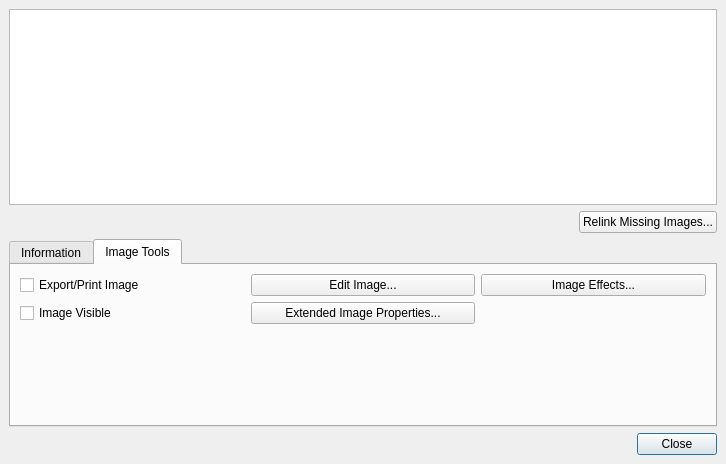
<?xml version="1.0" encoding="UTF-8"?>
<ui version="4.0">
 <class>PicStatus</class>
 <widget class="QDialog" name="PicStatus">
  <property name="windowModality">
   <enum>Qt::WindowModality::WindowModal</enum>
  </property>
  <property name="geometry">
   <rect>
    <x>0</x>
    <y>0</y>
    <width>726</width>
    <height>464</height>
   </rect>
  </property>
  <property name="windowTitle">
   <string>Manage Images</string>
  </property>
  <layout class="QVBoxLayout">
   <property name="leftMargin">
    <number>9</number>
   </property>
   <property name="topMargin">
    <number>9</number>
   </property>
   <property name="rightMargin">
    <number>9</number>
   </property>
   <property name="bottomMargin">
    <number>9</number>
   </property>
   <item>
    <widget class="QListWidget" name="imageViewArea">
     <property name="minimumSize">
      <size>
       <width>0</width>
       <height>150</height>
      </size>
     </property>
     <property name="dragDropMode">
      <enum>QAbstractItemView::DragDropMode::NoDragDrop</enum>
     </property>
     <property name="movement">
      <enum>QListView::Movement::Static</enum>
     </property>
     <property name="flow">
      <enum>QListView::Flow::LeftToRight</enum>
     </property>
     <property name="isWrapping" stdset="0">
      <bool>true</bool>
     </property>
     <property name="resizeMode">
      <enum>QListView::ResizeMode::Adjust</enum>
     </property>
     <property name="spacing">
      <number>6</number>
     </property>
     <property name="viewMode">
      <enum>QListView::ViewMode::IconMode</enum>
     </property>
     <property name="wordWrap">
      <bool>true</bool>
     </property>
   </widget>
  </item>
  <item>
   <layout class="QHBoxLayout" name="relinkFolderLayout">
    <item>
     <spacer name="relinkFolderSpacer">
      <property name="orientation">
       <enum>Qt::Orientation::Horizontal</enum>
      </property>
      <property name="sizeHint" stdset="0">
       <size>
        <width>40</width>
        <height>20</height>
       </size>
      </property>
     </spacer>
    </item>
    <item>
     <widget class="QPushButton" name="relinkFolderButton">
      <property name="toolTip">
       <string>Search this folder and its subfolders for all missing linked images</string>
      </property>
      <property name="text">
       <string>Relink Missing Images...</string>
      </property>
      <property name="autoDefault">
       <bool>false</bool>
      </property>
     </widget>
    </item>
   </layout>
  </item>
  <item>
   <widget class="QTabWidget" name="workTab">
     <property name="sizePolicy">
      <sizepolicy hsizetype="Expanding" vsizetype="Minimum">
       <horstretch>0</horstretch>
       <verstretch>0</verstretch>
      </sizepolicy>
     </property>
     <property name="toolTip">
      <string/>
     </property>
     <property name="currentIndex">
      <number>1</number>
     </property>
     <widget class="QWidget" name="tabInfo">
      <attribute name="title">
       <string>Information</string>
      </attribute>
      <layout class="QVBoxLayout" name="verticalLayout_2">
       <item>
        <layout class="QHBoxLayout" name="horizontalLayout_3">
         <item>
          <layout class="QFormLayout" name="formLayout_4">
           <item row="0" column="0">
            <widget class="QLabel" name="textLabel1">
             <property name="sizePolicy">
              <sizepolicy hsizetype="Minimum" vsizetype="Preferred">
               <horstretch>0</horstretch>
               <verstretch>0</verstretch>
              </sizepolicy>
             </property>
             <property name="minimumSize">
              <size>
               <width>70</width>
               <height>0</height>
              </size>
             </property>
             <property name="text">
              <string>Name:</string>
             </property>
             <property name="wordWrap">
              <bool>false</bool>
             </property>
            </widget>
           </item>
           <item row="0" column="1">
            <widget class="QLabel" name="displayName">
             <property name="sizePolicy">
              <sizepolicy hsizetype="Maximum" vsizetype="Preferred">
               <horstretch>0</horstretch>
               <verstretch>0</verstretch>
              </sizepolicy>
             </property>
             <property name="minimumSize">
              <size>
               <width>220</width>
               <height>0</height>
              </size>
             </property>
             <property name="toolTip">
              <string>Name of the image file</string>
             </property>
             <property name="text">
              <string/>
             </property>
             <property name="alignment">
              <set>Qt::AlignmentFlag::AlignLeading|Qt::AlignmentFlag::AlignLeft|Qt::AlignmentFlag::AlignVCenter</set>
             </property>
             <property name="wordWrap">
              <bool>false</bool>
             </property>
            </widget>
           </item>
           <item row="1" column="0">
            <widget class="QLabel" name="textLabel3">
             <property name="sizePolicy">
              <sizepolicy hsizetype="Minimum" vsizetype="Preferred">
               <horstretch>0</horstretch>
               <verstretch>0</verstretch>
              </sizepolicy>
             </property>
             <property name="minimumSize">
              <size>
               <width>70</width>
               <height>0</height>
              </size>
             </property>
             <property name="text">
              <string>Path:</string>
             </property>
             <property name="wordWrap">
              <bool>false</bool>
             </property>
            </widget>
           </item>
           <item row="1" column="1">
            <widget class="QLabel" name="displayPath">
             <property name="sizePolicy">
              <sizepolicy hsizetype="Maximum" vsizetype="Preferred">
               <horstretch>0</horstretch>
               <verstretch>0</verstretch>
              </sizepolicy>
             </property>
             <property name="minimumSize">
              <size>
               <width>220</width>
               <height>0</height>
              </size>
             </property>
             <property name="toolTip">
              <string>Location where the image file is stored</string>
             </property>
             <property name="text">
              <string/>
             </property>
             <property name="alignment">
              <set>Qt::AlignmentFlag::AlignLeading|Qt::AlignmentFlag::AlignLeft|Qt::AlignmentFlag::AlignVCenter</set>
             </property>
             <property name="wordWrap">
              <bool>false</bool>
             </property>
            </widget>
           </item>
          </layout>
         </item>
         <item>
          <widget class="QPushButton" name="searchButton">
           <property name="toolTip">
            <string>Search for a missing image</string>
           </property>
           <property name="text">
            <string>Search...</string>
           </property>
           <property name="autoDefault">
            <bool>false</bool>
           </property>
           <property name="flat">
            <bool>false</bool>
           </property>
          </widget>
         </item>
         <item>
          <widget class="QPushButton" name="fileManagerButton">
           <property name="toolTip">
            <string>Show Image in the File Manager</string>
           </property>
           <property name="text">
            <string>Show directory...</string>
           </property>
           <property name="autoDefault">
            <bool>false</bool>
           </property>
           <property name="flat">
            <bool>false</bool>
           </property>
          </widget>
         </item>
        </layout>
       </item>
       <item>
        <layout class="QHBoxLayout" name="horizontalLayout_2">
         <item>
          <widget class="QGroupBox" name="groupImage">
           <property name="title">
            <string>Image</string>
           </property>
           <layout class="QFormLayout" name="formLayout">
            <item row="0" column="0">
             <widget class="QLabel" name="textLabel6">
              <property name="text">
               <string>Format:</string>
              </property>
              <property name="alignment">
               <set>Qt::AlignmentFlag::AlignLeading|Qt::AlignmentFlag::AlignLeft|Qt::AlignmentFlag::AlignVCenter</set>
              </property>
              <property name="wordWrap">
               <bool>false</bool>
              </property>
             </widget>
            </item>
            <item row="0" column="1">
             <widget class="QLabel" name="displayFormat">
              <property name="minimumSize">
               <size>
                <width>70</width>
                <height>0</height>
               </size>
              </property>
              <property name="toolTip">
               <string>Type of the image</string>
              </property>
              <property name="text">
               <string/>
              </property>
              <property name="wordWrap">
               <bool>false</bool>
              </property>
             </widget>
            </item>
            <item row="1" column="0">
             <widget class="QLabel" name="textLabel5_2">
              <property name="toolTip">
               <string>The colorspace of the image</string>
              </property>
              <property name="text">
               <string>Colorspace:</string>
              </property>
              <property name="alignment">
               <set>Qt::AlignmentFlag::AlignLeading|Qt::AlignmentFlag::AlignLeft|Qt::AlignmentFlag::AlignVCenter</set>
              </property>
              <property name="wordWrap">
               <bool>false</bool>
              </property>
             </widget>
            </item>
            <item row="1" column="1">
             <widget class="QLabel" name="displayColorspace">
              <property name="minimumSize">
               <size>
                <width>70</width>
                <height>0</height>
               </size>
              </property>
              <property name="toolTip">
               <string>Colorspace used within the image, eg RGB or CMYK</string>
              </property>
              <property name="text">
               <string/>
              </property>
              <property name="wordWrap">
               <bool>false</bool>
              </property>
             </widget>
            </item>
            <item row="2" column="0">
             <widget class="QLabel" name="textLabel1_2">
              <property name="text">
               <string>DPI:</string>
              </property>
              <property name="alignment">
               <set>Qt::AlignmentFlag::AlignLeading|Qt::AlignmentFlag::AlignLeft|Qt::AlignmentFlag::AlignVCenter</set>
              </property>
              <property name="wordWrap">
               <bool>false</bool>
              </property>
             </widget>
            </item>
            <item row="2" column="1">
             <widget class="QLabel" name="displayDPI">
              <property name="minimumSize">
               <size>
                <width>70</width>
                <height>0</height>
               </size>
              </property>
              <property name="toolTip">
               <string>Native resolution of the image, in dots per inch</string>
              </property>
              <property name="text">
               <string/>
              </property>
              <property name="wordWrap">
               <bool>false</bool>
              </property>
             </widget>
            </item>
           </layout>
          </widget>
         </item>
         <item>
          <widget class="QGroupBox" name="groupSize">
           <property name="title">
            <string>Size</string>
           </property>
           <layout class="QFormLayout" name="formLayout_2">
            <item row="0" column="0">
             <widget class="QLabel" name="textLabel9">
              <property name="text">
               <string>Pixels:</string>
              </property>
              <property name="wordWrap">
               <bool>false</bool>
              </property>
             </widget>
            </item>
            <item row="0" column="1">
             <widget class="QLabel" name="displaySizePixel">
              <property name="minimumSize">
               <size>
                <width>120</width>
                <height>0</height>
               </size>
              </property>
              <property name="toolTip">
               <string>Height and width of the image</string>
              </property>
              <property name="text">
               <string/>
              </property>
              <property name="wordWrap">
               <bool>false</bool>
              </property>
             </widget>
            </item>
            <item row="1" column="0">
             <widget class="QLabel" name="textLabel10">
              <property name="text">
               <string>Scale:</string>
              </property>
              <property name="wordWrap">
               <bool>false</bool>
              </property>
             </widget>
            </item>
            <item row="1" column="1">
             <widget class="QLabel" name="displayScale">
              <property name="minimumSize">
               <size>
                <width>120</width>
                <height>0</height>
               </size>
              </property>
              <property name="toolTip">
               <string>Horizontal and vertical scaling applied to the image</string>
              </property>
              <property name="text">
               <string/>
              </property>
              <property name="wordWrap">
               <bool>false</bool>
              </property>
             </widget>
            </item>
            <item row="2" column="0">
             <widget class="QLabel" name="textLabel1_4">
              <property name="text">
               <string>Printed:</string>
              </property>
              <property name="wordWrap">
               <bool>false</bool>
              </property>
             </widget>
            </item>
            <item row="2" column="1">
             <widget class="QLabel" name="displayPrintSize">
              <property name="sizePolicy">
               <sizepolicy hsizetype="Preferred" vsizetype="Preferred">
                <horstretch>0</horstretch>
                <verstretch>0</verstretch>
               </sizepolicy>
              </property>
              <property name="minimumSize">
               <size>
                <width>120</width>
                <height>0</height>
               </size>
              </property>
              <property name="toolTip">
               <string>Size of the image when printed</string>
              </property>
              <property name="text">
               <string/>
              </property>
              <property name="wordWrap">
               <bool>false</bool>
              </property>
             </widget>
            </item>
           </layout>
          </widget>
         </item>
         <item>
          <widget class="QGroupBox" name="groupLayout">
           <property name="title">
            <string>Layout</string>
           </property>
           <layout class="QHBoxLayout" name="horizontalLayout">
            <item>
             <layout class="QFormLayout" name="formLayout_3">
              <item row="0" column="0">
               <widget class="QLabel" name="textLabel5">
                <property name="text">
                 <string>On Page:</string>
                </property>
                <property name="wordWrap">
                 <bool>false</bool>
                </property>
               </widget>
              </item>
              <item row="0" column="1">
               <widget class="QLabel" name="displayPage">
                <property name="minimumSize">
                 <size>
                  <width>70</width>
                  <height>0</height>
                 </size>
                </property>
                <property name="toolTip">
                 <string>Page that the image is displayed on</string>
                </property>
                <property name="text">
                 <string/>
                </property>
                <property name="wordWrap">
                 <bool>false</bool>
                </property>
               </widget>
              </item>
              <item row="1" column="0">
               <widget class="QLabel" name="textLabel1_3">
                <property name="text">
                 <string>Page Item:</string>
                </property>
                <property name="wordWrap">
                 <bool>false</bool>
                </property>
               </widget>
              </item>
              <item row="1" column="1">
               <widget class="QLabel" name="displayObjekt">
                <property name="minimumSize">
                 <size>
                  <width>70</width>
                  <height>0</height>
                 </size>
                </property>
                <property name="toolTip">
                 <string>Name of the page item that contains the image</string>
                </property>
                <property name="text">
                 <string/>
                </property>
                <property name="wordWrap">
                 <bool>false</bool>
                </property>
               </widget>
              </item>
              <item row="2" column="0">
               <widget class="QLabel" name="textLabel2">
                <property name="text">
                 <string>Effective DPI:</string>
                </property>
                <property name="alignment">
                 <set>Qt::AlignmentFlag::AlignLeading|Qt::AlignmentFlag::AlignLeft|Qt::AlignmentFlag::AlignVCenter</set>
                </property>
                <property name="wordWrap">
                 <bool>false</bool>
                </property>
               </widget>
              </item>
              <item row="2" column="1">
               <widget class="QLabel" name="displayEffDPI">
                <property name="minimumSize">
                 <size>
                  <width>70</width>
                  <height>0</height>
                 </size>
                </property>
                <property name="toolTip">
                 <string>Effective resolution of the image after scaling</string>
                </property>
                <property name="text">
                 <string/>
                </property>
                <property name="wordWrap">
                 <bool>false</bool>
                </property>
               </widget>
              </item>
             </layout>
            </item>
            <item>
             <layout class="QVBoxLayout" name="verticalLayout">
              <item>
               <widget class="QPushButton" name="goPageButton">
                <property name="toolTip">
                 <string>Move to the page that the image is on</string>
                </property>
                <property name="text">
                 <string>Go to</string>
                </property>
                <property name="autoDefault">
                 <bool>false</bool>
                </property>
                <property name="flat">
                 <bool>false</bool>
                </property>
               </widget>
              </item>
              <item>
               <widget class="QPushButton" name="selectButton">
                <property name="toolTip">
                 <string>Move to the page that the item is on and select it</string>
                </property>
                <property name="text">
                 <string>Select</string>
                </property>
                <property name="autoDefault">
                 <bool>false</bool>
                </property>
                <property name="flat">
                 <bool>false</bool>
                </property>
               </widget>
              </item>
             </layout>
            </item>
           </layout>
          </widget>
         </item>
        </layout>
       </item>
      </layout>
     </widget>
     <widget class="QWidget" name="tabTasks">
      <attribute name="title">
       <string>Image Tools</string>
      </attribute>
      <layout class="QGridLayout">
       <item row="0" column="0">
        <widget class="QCheckBox" name="isPrinting">
         <property name="toolTip">
          <string>Enable or disable exporting of the item</string>
         </property>
         <property name="text">
          <string>Export/Print Image</string>
         </property>
        </widget>
       </item>
       <item row="1" column="1">
        <widget class="QPushButton" name="buttonLayers">
         <property name="toolTip">
          <string>Set format specific properties of certain image types, like clipping paths</string>
         </property>
         <property name="text">
          <string>Extended Image Properties...</string>
         </property>
         <property name="shortcut">
          <string/>
         </property>
        </widget>
       </item>
       <item row="0" column="1">
        <widget class="QPushButton" name="buttonEdit">
         <property name="toolTip">
          <string>Edit the image in the default editor</string>
         </property>
         <property name="text">
          <string>Edit Image...</string>
         </property>
        </widget>
       </item>
       <item row="1" column="0">
        <widget class="QCheckBox" name="isVisibleCheck">
         <property name="toolTip">
          <string>Make the image visible or invisible</string>
         </property>
         <property name="text">
          <string>Image Visible</string>
         </property>
        </widget>
       </item>
       <item row="0" column="2">
        <widget class="QPushButton" name="effectsButton">
         <property name="toolTip">
          <string>Apply non destructive effects to the image in its frame</string>
         </property>
         <property name="text">
          <string>Image Effects...</string>
         </property>
        </widget>
       </item>
       <item row="2" column="1">
        <spacer>
         <property name="orientation">
          <enum>Qt::Orientation::Vertical</enum>
         </property>
         <property name="sizeType">
          <enum>QSizePolicy::Policy::Expanding</enum>
         </property>
         <property name="sizeHint" stdset="0">
          <size>
           <width>21</width>
           <height>90</height>
          </size>
         </property>
        </spacer>
       </item>
      </layout>
     </widget>
    </widget>
   </item>
   <item>
    <layout class="QHBoxLayout">
     <item>
      <spacer>
       <property name="orientation">
        <enum>Qt::Orientation::Horizontal</enum>
       </property>
       <property name="sizeType">
        <enum>QSizePolicy::Policy::Expanding</enum>
       </property>
       <property name="sizeHint" stdset="0">
        <size>
         <width>131</width>
         <height>21</height>
        </size>
       </property>
      </spacer>
     </item>
     <item>
      <widget class="QPushButton" name="closeButton">
       <property name="text">
        <string>Close</string>
       </property>
       <property name="default">
        <bool>true</bool>
       </property>
      </widget>
     </item>
    </layout>
   </item>
  </layout>
 </widget>
 <tabstops>
  <tabstop>imageViewArea</tabstop>
  <tabstop>workTab</tabstop>
  <tabstop>searchButton</tabstop>
  <tabstop>fileManagerButton</tabstop>
  <tabstop>goPageButton</tabstop>
  <tabstop>selectButton</tabstop>
  <tabstop>isPrinting</tabstop>
  <tabstop>isVisibleCheck</tabstop>
  <tabstop>buttonEdit</tabstop>
  <tabstop>effectsButton</tabstop>
  <tabstop>buttonLayers</tabstop>
  <tabstop>closeButton</tabstop>
 </tabstops>
 <resources/>
 <connections/>
</ui>
